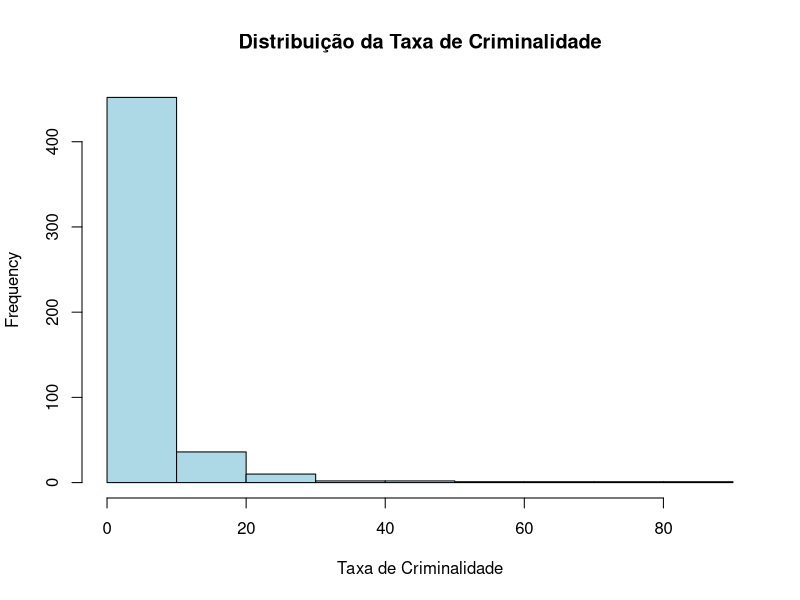
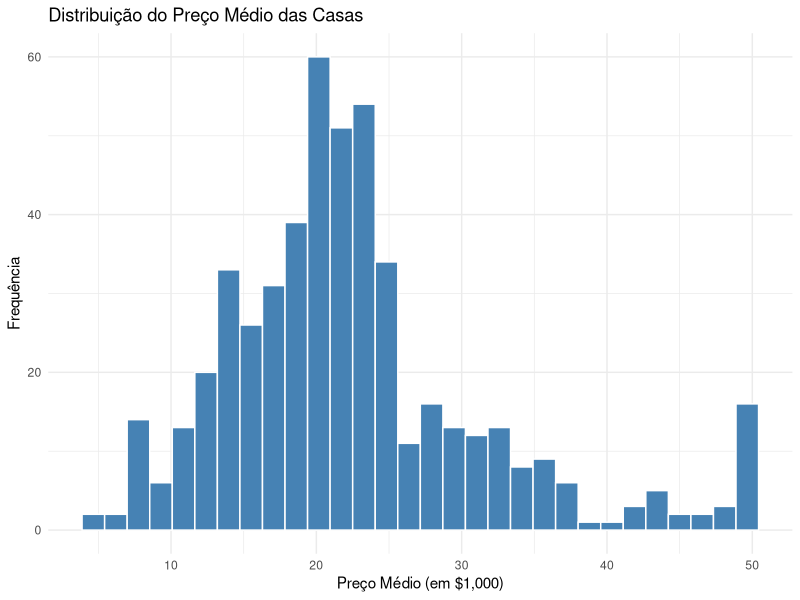
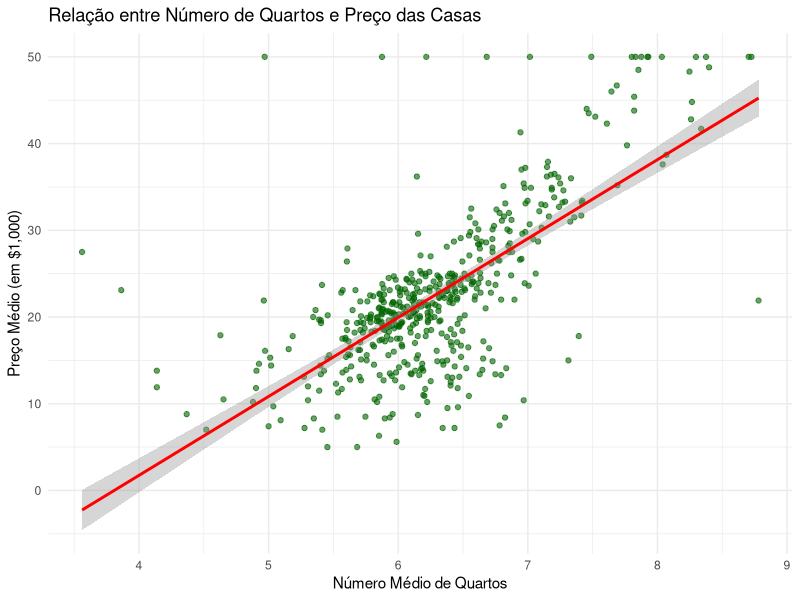
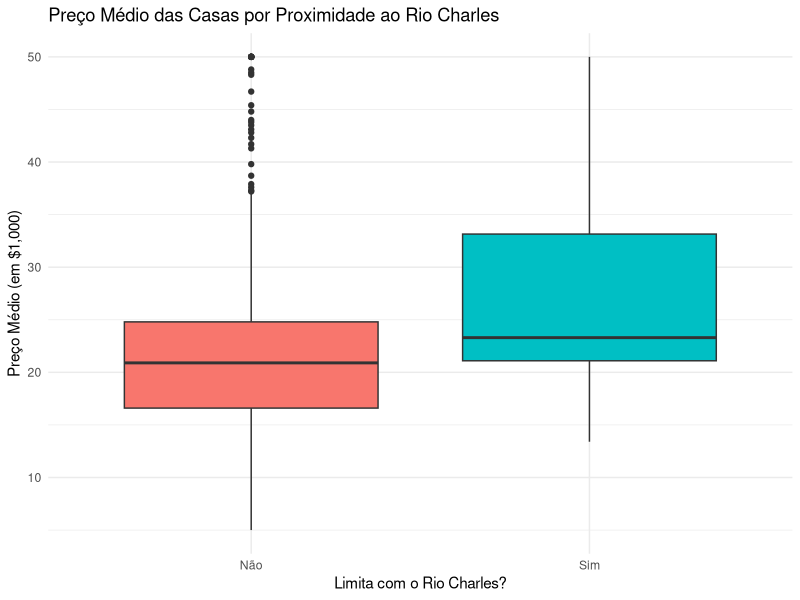
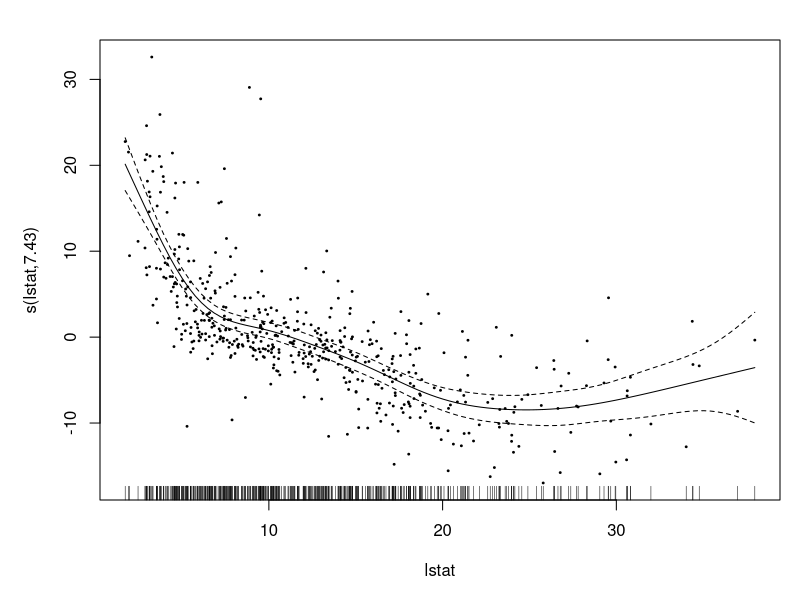
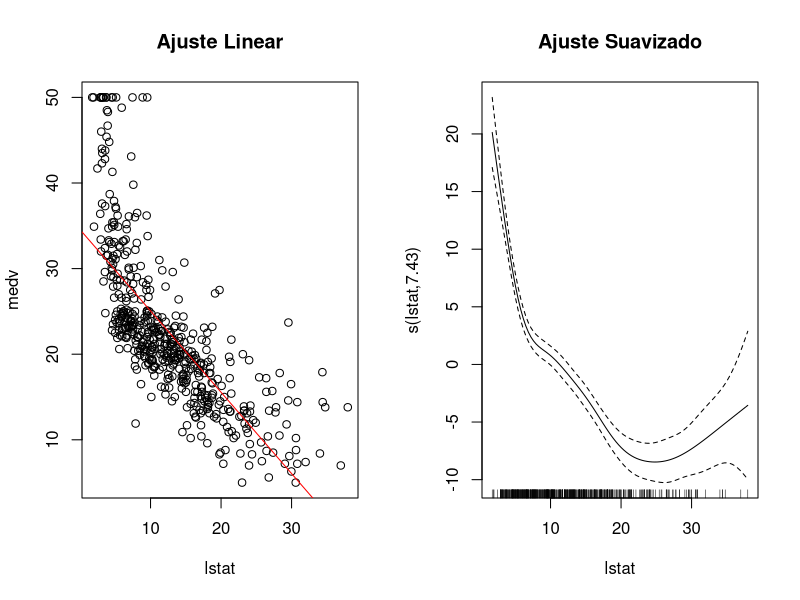
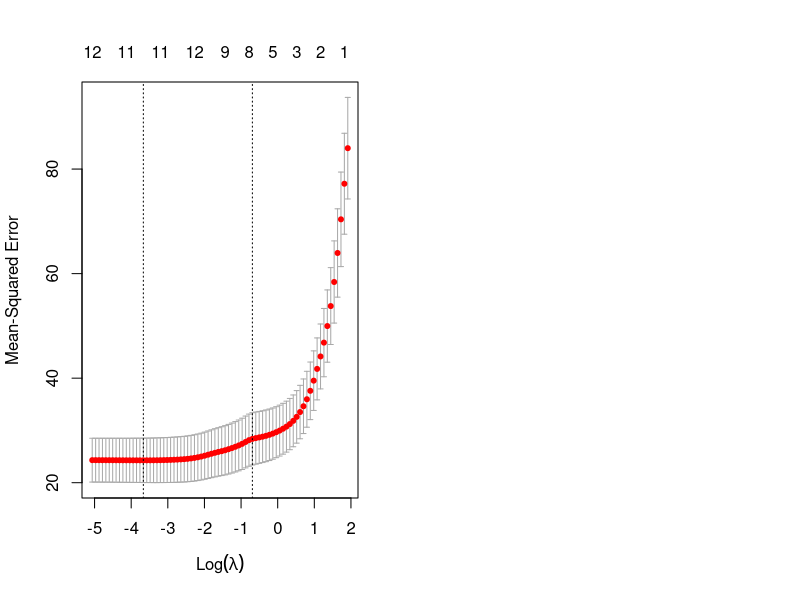
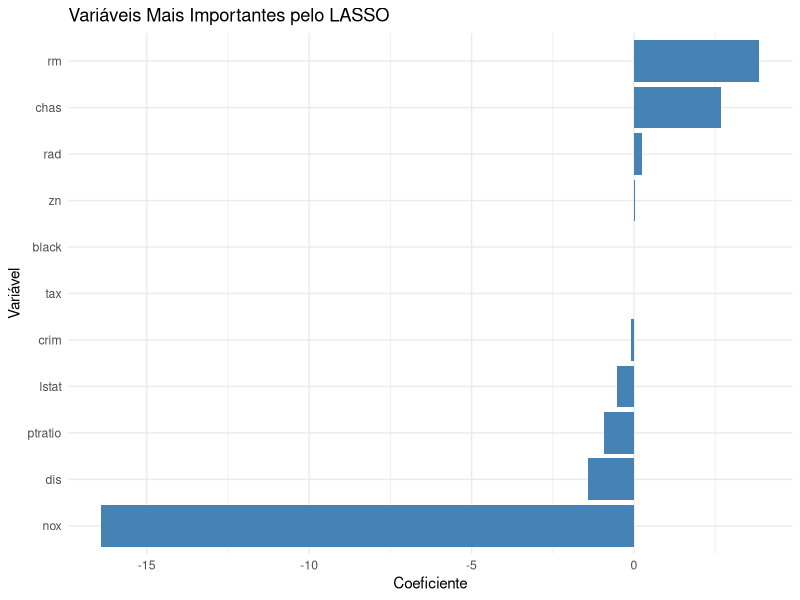

The R source for these figures, in order:
# Carregando pacotes necessários
library(MASS)       # Contém a base Boston
library(tidyverse)  # Para manipulação e visualização
library(mgcv)       # Para modelos GAM
library(glmnet)     # Para regularização LASSO
library(caret)      # Para modelagem preditiva

# 1. Carregando a base de dados
data(Boston)

# 2. Tipo e estrutura dos dados
str(Boston)

# 3. Número de observações e variáveis
cat("Número de observações:", nrow(Boston), "\n")
cat("Número de variáveis:", ncol(Boston), "\n")

# Visualizando as primeiras linhas
head(Boston)

# 5. Estatísticas do preço médio das casas (medv)
summary(Boston$medv)
cat("Desvio padrão de medv:", sd(Boston$medv), "\n")

# 6. Média do número de quartos (rm)
mean(Boston$rm)

# 7. Distribuição da taxa de criminalidade (crim)
summary(Boston$crim)
hist(Boston$crim, main = "Distribuição da Taxa de Criminalidade", 
     xlab = "Taxa de Criminalidade", col = "lightblue")

# 8. Histograma do preço médio das casas
ggplot(Boston, aes(x = medv)) +
  geom_histogram(bins = 30, fill = "steelblue", color = "white") +
  labs(title = "Distribuição do Preço Médio das Casas",
       x = "Preço Médio (em $1,000)",
       y = "Frequência") +
  theme_minimal()

# 9. Scatterplot entre rm e medv
ggplot(Boston, aes(x = rm, y = medv)) +
  geom_point(alpha = 0.6, color = "darkgreen") +
  geom_smooth(method = "lm", color = "red") +
  labs(title = "Relação entre Número de Quartos e Preço das Casas",
       x = "Número Médio de Quartos",
       y = "Preço Médio (em $1,000)") +
  theme_minimal()

# 10. Boxplot de medv por chas
ggplot(Boston, aes(x = factor(chas), y = medv, fill = factor(chas))) +
  geom_boxplot() +
  scale_x_discrete(labels = c("Não", "Sim")) +
  labs(title = "Preço Médio das Casas por Proximidade ao Rio Charles",
       x = "Limita com o Rio Charles?",
       y = "Preço Médio (em $1,000)") +
  theme_minimal() +
  theme(legend.position = "none")

# 11. Modelo de regressão linear com rm e lstat
lm_model <- lm(medv ~ rm + lstat, data = Boston)
summary(lm_model)

# 12. Modelo GAM com suavização em lstat
gam_model <- gam(medv ~ rm + s(lstat), data = Boston)
summary(gam_model)

# 13. Interpretação do efeito de lstat no GAM
plot(gam_model, pages = 1, residuals = TRUE, pch = 19, cex = 0.25,
     shade = TRUE, shade.col = "lightblue", seWithMean = TRUE)

# 14. Comparação entre ajuste linear e suavizado
par(mfrow = c(1, 2))
plot(Boston$lstat, Boston$medv, main = "Ajuste Linear",
     xlab = "lstat", ylab = "medv")
abline(lm(medv ~ lstat, data = Boston), col = "red")
plot(gam_model, select = 1, main = "Ajuste Suavizado")

# 15. Seleção de variáveis com LASSO
# Preparando os dados
x <- model.matrix(medv ~ ., Boston)[,-1]  # Removendo intercepto
y <- Boston$medv

# Ajustando o modelo LASSO
set.seed(123)
cv_lasso <- cv.glmnet(x, y, alpha = 1)
plot(cv_lasso)

# Coeficientes selecionados
coef(cv_lasso, s = "lambda.min")

# Variáveis mais importantes
var_imp <- as.matrix(coef(cv_lasso, s = "lambda.min"))
var_imp <- data.frame(Variable = rownames(var_imp), 
                      Coefficient = var_imp[,1])
var_imp <- var_imp[var_imp$Coefficient != 0 & var_imp$Variable != "(Intercept)",]
var_imp <- var_imp[order(abs(var_imp$Coefficient), decreasing = TRUE),]

ggplot(var_imp, aes(x = reorder(Variable, Coefficient), y = Coefficient)) +
  geom_bar(stat = "identity", fill = "steelblue") +
  coord_flip() +
  labs(title = "Variáveis Mais Importantes pelo LASSO",
       x = "Variável",
       y = "Coeficiente") +
  theme_minimal()


#Análise Descritiva:
#  O preço médio das casas varia entre $5,000 e $50,000
#  A média de quartos por habitação é de aproximadamente 6.3
#  A taxa de criminalidade apresenta distribuição altamente assimétrica

#Visualizações:
#  Há uma relação positiva clara entre número de quartos e preço das casas
#  Imóveis próximos ao rio Charles tendem a ser mais valorizados
#  A distribuição de preços é aproximadamente normal com leve assimetria à direita

#Modelagem:
#  O modelo linear mostra que tanto rm (positivo) quanto lstat (negativo) são significativos
#  O GAM revela uma relação não-linear entre lstat e o preço das casas
#  O LASSO identifica rm, lstat, ptratio e indus como variáveis mais importantes

#Conclusões:
#  O número de quartos e o status socioeconômico são os principais drivers de preço
#  A relação entre status socioeconômico e preço é não-linear
#  A proximidade com o rio Charles agrega valor aos imóveis
